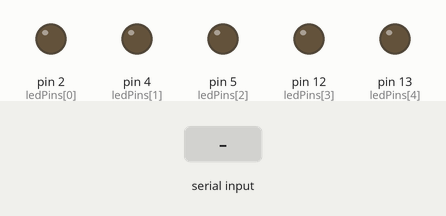
Simulated run of this sketch. Board: Arduino Uno, built with avr-gcc and run on an emulated ATmega328P. Shown: output pins drawn as LEDs (lit = HIGH). The inputs (shaded band) are chosen by the test bench.

Above: at 1.2 s.
1.3 s: "90,45\n" received over Serial
At 1.7 s:
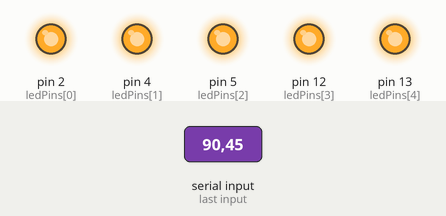
Timing chart, 0 to 4.3 s (numbered marks = the images above; inputs shaded):
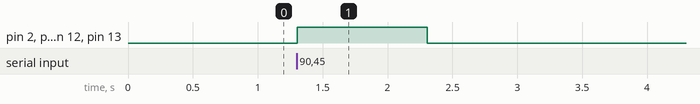

Measured:
- after the input at 1.3 s, pin 2 (ledPins[0]), pin 4 (ledPins[1]), pin 5 (ledPins[2]), pin 12 (ledPins[3]), pin 13 (ledPins[4]): LOW → HIGH at once, → LOW 1.0 s later

The sketch:

ESP_32_2.ino
```cpp
const int ledPins[] = {2, 4, 5, 12, 13};  // Pins connected to the LEDs
const int numLeds = sizeof(ledPins) / sizeof(ledPins[0]);

void setup() {
  Serial.begin(9600);  // Set the baud rate to match the one used in Python code

  // Set the LED pins as OUTPUT
  for (int i = 0; i < numLeds; i++) {
    pinMode(ledPins[i], OUTPUT);
  }
}

void loop() {
  // Check if data is available to read from the Serial port
  while (Serial.available() > 0) {
    // Read the incoming data
    int numFingers = Serial.parseInt();

    // Control the LEDs based on the number of fingers
    for (int i = 0; i < numLeds; i++) {
      // Turn on/off each LED based on the number of fingers
      digitalWrite(ledPins[i], i < numFingers ? HIGH : LOW);
    }
  }
}
```
